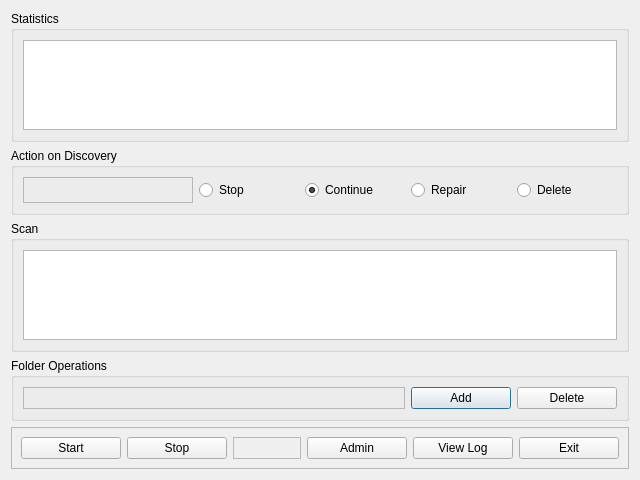
<?xml version="1.0" encoding="UTF-8"?>
<ui version="4.0">
 <author>Copyright Sarah Addams (c) 2013 All Rights Reserved</author>
 <class>AvastDialog</class>
 <widget class="QDialog" name="AvastDialog">
  <property name="geometry">
   <rect>
    <x>0</x>
    <y>0</y>
    <width>640</width>
    <height>480</height>
   </rect>
  </property>
  <property name="windowTitle">
   <string>Avast Virus Scanner</string>
  </property>
  <layout class="QVBoxLayout" name="verticalLayout_2">
   <item>
    <layout class="QVBoxLayout" name="verticalLayout">
     <item>
      <widget class="QGroupBox" name="groupBox_4">
       <property name="title">
        <string>Statistics</string>
       </property>
       <layout class="QVBoxLayout" name="verticalLayout_3">
        <item>
         <widget class="QTableView" name="tableViewStats">
          <property name="toolTip">
           <string>It's all in the numbers...</string>
          </property>
          <property name="editTriggers">
           <set>QAbstractItemView::NoEditTriggers</set>
          </property>
          <property name="tabKeyNavigation">
           <bool>false</bool>
          </property>
          <property name="showDropIndicator" stdset="0">
           <bool>false</bool>
          </property>
          <property name="dragDropOverwriteMode">
           <bool>false</bool>
          </property>
          <property name="selectionMode">
           <enum>QAbstractItemView::NoSelection</enum>
          </property>
          <property name="textElideMode">
           <enum>Qt::ElideRight</enum>
          </property>
         </widget>
        </item>
       </layout>
      </widget>
     </item>
     <item>
      <widget class="QGroupBox" name="groupBox">
       <property name="title">
        <string>Action on Discovery</string>
       </property>
       <layout class="QHBoxLayout" name="horizontalLayout_2">
        <item>
         <widget class="QFrame" name="frame_4">
          <property name="minimumSize">
           <size>
            <width>0</width>
            <height>26</height>
           </size>
          </property>
          <property name="frameShape">
           <enum>QFrame::StyledPanel</enum>
          </property>
          <property name="frameShadow">
           <enum>QFrame::Raised</enum>
          </property>
         </widget>
        </item>
        <item>
         <widget class="QRadioButton" name="radioButtonStop">
          <property name="minimumSize">
           <size>
            <width>100</width>
            <height>0</height>
           </size>
          </property>
          <property name="maximumSize">
           <size>
            <width>100</width>
            <height>16777215</height>
           </size>
          </property>
          <property name="toolTip">
           <string>Stop on detection of a virus...</string>
          </property>
          <property name="text">
           <string>Stop</string>
          </property>
         </widget>
        </item>
        <item>
         <widget class="QRadioButton" name="radioButtonContinue">
          <property name="minimumSize">
           <size>
            <width>100</width>
            <height>0</height>
           </size>
          </property>
          <property name="maximumSize">
           <size>
            <width>100</width>
            <height>16777215</height>
           </size>
          </property>
          <property name="toolTip">
           <string>Continue scanning on detection of a virus...</string>
          </property>
          <property name="text">
           <string>Continue</string>
          </property>
          <property name="checked">
           <bool>true</bool>
          </property>
         </widget>
        </item>
        <item>
         <widget class="QRadioButton" name="radioButtonRepair">
          <property name="minimumSize">
           <size>
            <width>100</width>
            <height>0</height>
           </size>
          </property>
          <property name="maximumSize">
           <size>
            <width>100</width>
            <height>16777215</height>
           </size>
          </property>
          <property name="toolTip">
           <string>Attempt to repair the infected file before continuing scan...</string>
          </property>
          <property name="text">
           <string>Repair</string>
          </property>
         </widget>
        </item>
        <item>
         <widget class="QRadioButton" name="radioButtonDelete">
          <property name="minimumSize">
           <size>
            <width>100</width>
            <height>0</height>
           </size>
          </property>
          <property name="maximumSize">
           <size>
            <width>100</width>
            <height>16777215</height>
           </size>
          </property>
          <property name="toolTip">
           <string>Delete virus on discovery and continue scan...</string>
          </property>
          <property name="text">
           <string>Delete</string>
          </property>
         </widget>
        </item>
       </layout>
      </widget>
     </item>
     <item>
      <widget class="QGroupBox" name="groupBox_2">
       <property name="title">
        <string>Scan</string>
       </property>
       <layout class="QHBoxLayout" name="horizontalLayout">
        <item>
         <widget class="QListWidget" name="listPaths">
          <property name="toolTip">
           <string>Scan folders, files or devices...</string>
          </property>
         </widget>
        </item>
       </layout>
      </widget>
     </item>
     <item>
      <widget class="QGroupBox" name="groupBox_3">
       <property name="title">
        <string>Folder Operations</string>
       </property>
       <layout class="QHBoxLayout" name="horizontalLayout_3">
        <item>
         <widget class="QFrame" name="frame">
          <property name="frameShape">
           <enum>QFrame::StyledPanel</enum>
          </property>
          <property name="frameShadow">
           <enum>QFrame::Raised</enum>
          </property>
          <layout class="QHBoxLayout" name="horizontalLayout_4"/>
         </widget>
        </item>
        <item>
         <widget class="QPushButton" name="pushButtonAdd">
          <property name="sizePolicy">
           <sizepolicy hsizetype="Minimum" vsizetype="Fixed">
            <horstretch>0</horstretch>
            <verstretch>0</verstretch>
           </sizepolicy>
          </property>
          <property name="minimumSize">
           <size>
            <width>100</width>
            <height>0</height>
           </size>
          </property>
          <property name="maximumSize">
           <size>
            <width>100</width>
            <height>16777215</height>
           </size>
          </property>
          <property name="baseSize">
           <size>
            <width>0</width>
            <height>0</height>
           </size>
          </property>
          <property name="text">
           <string>Add</string>
          </property>
         </widget>
        </item>
        <item>
         <widget class="QPushButton" name="pushButtonDelete">
          <property name="sizePolicy">
           <sizepolicy hsizetype="Minimum" vsizetype="Fixed">
            <horstretch>0</horstretch>
            <verstretch>0</verstretch>
           </sizepolicy>
          </property>
          <property name="minimumSize">
           <size>
            <width>100</width>
            <height>0</height>
           </size>
          </property>
          <property name="maximumSize">
           <size>
            <width>100</width>
            <height>16777215</height>
           </size>
          </property>
          <property name="baseSize">
           <size>
            <width>0</width>
            <height>0</height>
           </size>
          </property>
          <property name="text">
           <string>Delete</string>
          </property>
         </widget>
        </item>
       </layout>
      </widget>
     </item>
    </layout>
   </item>
   <item>
    <widget class="QFrame" name="frame_2">
     <property name="frameShape">
      <enum>QFrame::StyledPanel</enum>
     </property>
     <property name="frameShadow">
      <enum>QFrame::Raised</enum>
     </property>
     <layout class="QHBoxLayout" name="horizontalLayout_5">
      <item>
       <widget class="QPushButton" name="pushButtonStartPause">
        <property name="sizePolicy">
         <sizepolicy hsizetype="Fixed" vsizetype="Fixed">
          <horstretch>0</horstretch>
          <verstretch>0</verstretch>
         </sizepolicy>
        </property>
        <property name="minimumSize">
         <size>
          <width>100</width>
          <height>0</height>
         </size>
        </property>
        <property name="maximumSize">
         <size>
          <width>100</width>
          <height>16777215</height>
         </size>
        </property>
        <property name="baseSize">
         <size>
          <width>0</width>
          <height>0</height>
         </size>
        </property>
        <property name="text">
         <string>Start</string>
        </property>
       </widget>
      </item>
      <item>
       <widget class="QPushButton" name="pushButtonStop">
        <property name="sizePolicy">
         <sizepolicy hsizetype="Fixed" vsizetype="Fixed">
          <horstretch>0</horstretch>
          <verstretch>0</verstretch>
         </sizepolicy>
        </property>
        <property name="minimumSize">
         <size>
          <width>100</width>
          <height>0</height>
         </size>
        </property>
        <property name="maximumSize">
         <size>
          <width>100</width>
          <height>16777215</height>
         </size>
        </property>
        <property name="baseSize">
         <size>
          <width>0</width>
          <height>0</height>
         </size>
        </property>
        <property name="text">
         <string>Stop</string>
        </property>
       </widget>
      </item>
      <item>
       <widget class="QFrame" name="frame_3">
        <property name="frameShape">
         <enum>QFrame::StyledPanel</enum>
        </property>
        <property name="frameShadow">
         <enum>QFrame::Raised</enum>
        </property>
       </widget>
      </item>
      <item>
       <widget class="QPushButton" name="pushButtonAdmin">
        <property name="minimumSize">
         <size>
          <width>100</width>
          <height>0</height>
         </size>
        </property>
        <property name="maximumSize">
         <size>
          <width>100</width>
          <height>16777215</height>
         </size>
        </property>
        <property name="toolTip">
         <string>Open the log file viewer (scan continues while you view the log)...</string>
        </property>
        <property name="text">
         <string>Admin</string>
        </property>
       </widget>
      </item>
      <item>
       <widget class="QPushButton" name="pushButtonLogView">
        <property name="minimumSize">
         <size>
          <width>100</width>
          <height>0</height>
         </size>
        </property>
        <property name="maximumSize">
         <size>
          <width>100</width>
          <height>16777215</height>
         </size>
        </property>
        <property name="toolTip">
         <string>Open the log file viewer (scan continues while you view the log)...</string>
        </property>
        <property name="text">
         <string>View Log</string>
        </property>
       </widget>
      </item>
      <item>
       <widget class="QPushButton" name="pushButtonExit">
        <property name="minimumSize">
         <size>
          <width>100</width>
          <height>0</height>
         </size>
        </property>
        <property name="maximumSize">
         <size>
          <width>100</width>
          <height>16777215</height>
         </size>
        </property>
        <property name="baseSize">
         <size>
          <width>0</width>
          <height>0</height>
         </size>
        </property>
        <property name="text">
         <string>Exit</string>
        </property>
       </widget>
      </item>
     </layout>
    </widget>
   </item>
  </layout>
  <action name="actionExit">
   <property name="text">
    <string>Exit this program...</string>
   </property>
   <property name="toolTip">
    <string>Do I has need tooltip?</string>
   </property>
  </action>
 </widget>
 <resources/>
 <connections/>
</ui>
